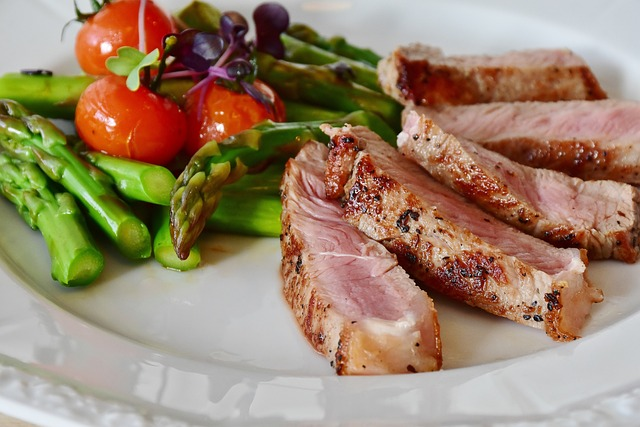
#> input picture data/photos_no_class/asparagus-g4c4164115_640.jpg, 640 x 427 px
$ jupyter execute Clustering.ipynb
#> lines starting #> are read from the running program, lines starting #| are printed output that depends on the picture
[cell 1]
import os
import numpy as np
from PIL import Image

## Single Image

[cell 2]
img = Image.open("./data/photos_no_class/asparagus-g4c4164115_640.jpg")
#> img is the input picture: PIL image 640x427 RGB; mean R, G, B 155.8, 132.9, 108

[cell 3]
img

[cell 4]
small_img = img.resize((224,224))
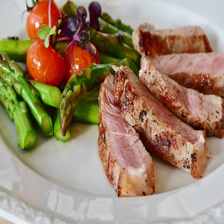
#> small_img: PIL image 224x224 RGB; mean R, G, B 155.8, 132.9, 108
array = np.asarray(small_img)
array = array*1/255
array = array.flatten()

[cell 5]
array

## All Images

[cell 6]
data = {'fname':[],'img':np.zeros((80,224*224*3))}

[cell 7]
path = "./data/photos_no_class/"
for idx, file in enumerate(os.listdir(path)):
    fname = path+file
    img = Image.open(fname)
    small_img = img.resize((224,224))
    array = np.asarray(small_img, dtype=np.float32)
    array = array*1/255
    array = array.flatten()
    data['fname'].append(fname)
    data['img'][idx] = array
#> pass 2 of the loop `for idx, file in enumerate(os.listdir(path)):`:
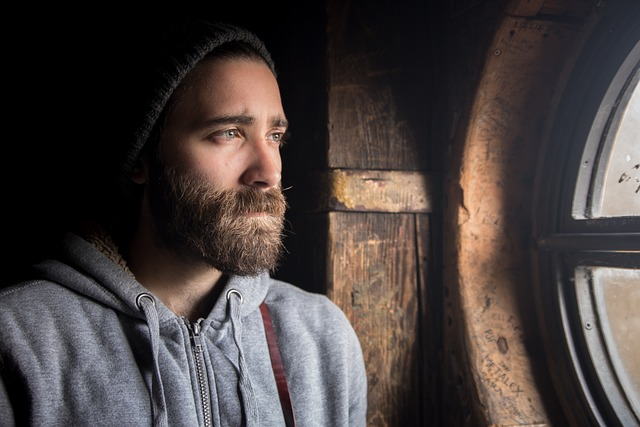
#> input picture data/photos_no_class/beanie-g4c423e47b_640.jpg, 640 x 427 px
#> img is the input picture: PIL image 640x427 RGB; mean R, G, B 72.3, 64.2, 62.7
#> `small_img = img.resize((224,224))`:
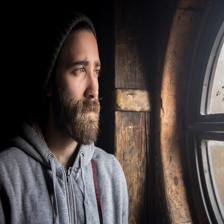
#> small_img: PIL image 224x224 RGB; mean R, G, B 72.3, 64.2, 62.6
#> pass 3 of the loop `for idx, file in enumerate(os.listdir(path)):`:
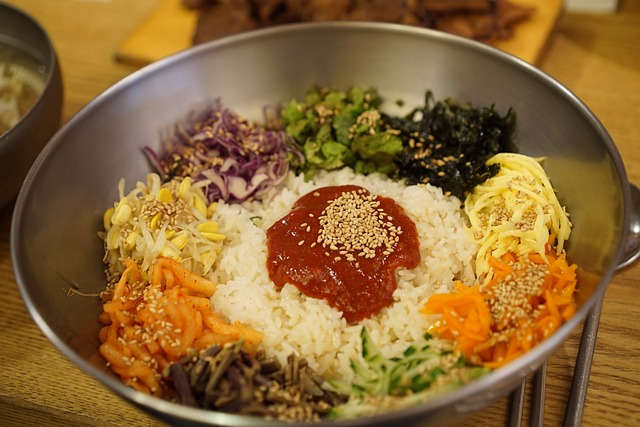
#> input picture data/photos_no_class/bibimbap-gf29abdbf1_640.jpg, 640 x 427 px
#> img is the input picture: PIL image 640x427 RGB; mean R, G, B 140.2, 103.1, 52.4
#> `small_img = img.resize((224,224))`:
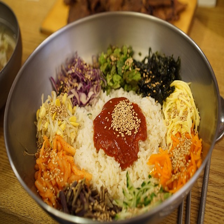
#> small_img: PIL image 224x224 RGB; mean R, G, B 140.2, 103.1, 52.4

[cell 8]
X = np.array(data['img'])

## Clustering

[cell 9]
from sklearn.cluster import KMeans

[cell 10]
km = KMeans()

[cell 11]
km.fit(X)

[cell 12]
X.shape
#> Out = (80, 150528)
